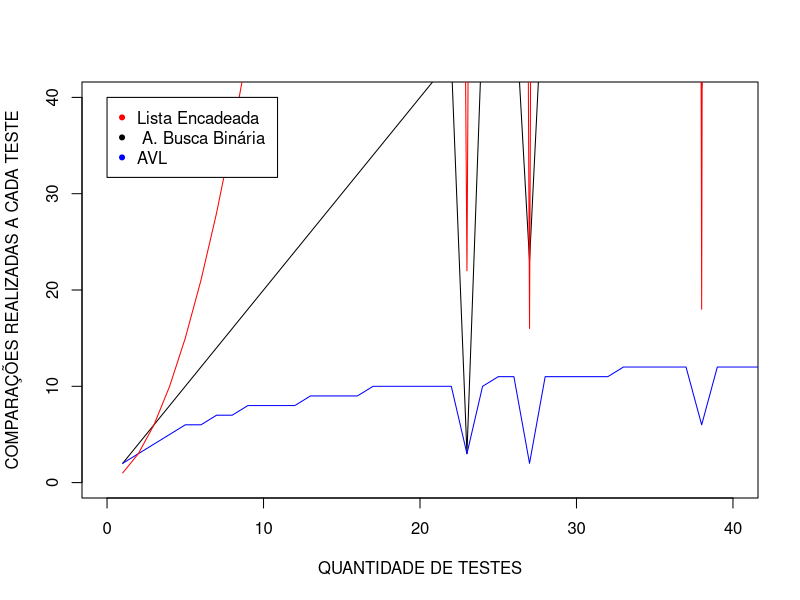

Reproduce this figure in R.
#script.r
#source("script.r")
#setwd("/home/marcossouza/Área de Trabalho/C-P/update13-04")

getwd()

dados <- read.table("inR.txt", col.names= c("w", "x", "y", "z"), header= F)
#x por y
plot(c(0,40), c(0,40), type="n", xlab=("QUANTIDADE DE TESTES"), ylab="COMPARAÇÕES REALIZADAS A CADA TESTE")



lines(dados$w, dados$x, col="black")
lines(dados$w, dados$y, col="blue")
lines(dados$w, dados$z, col="red")

legend(0,40, c('Lista Encadeada', ' A. Busca Binária ', 'AVL '), col=c('red', 'black', 'blue'), pch=c(20,20,20))
